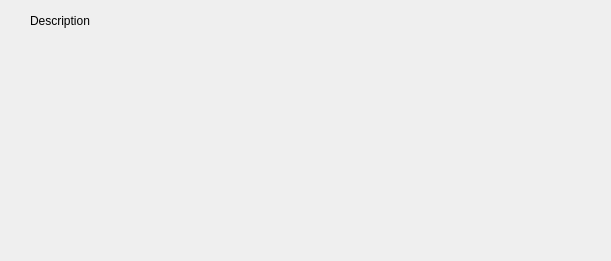
<?xml version="1.0" encoding="UTF-8"?>
<ui version="4.0">
 <class>Form</class>
 <widget class="QWidget" name="Form">
  <property name="geometry">
   <rect>
    <x>0</x>
    <y>0</y>
    <width>611</width>
    <height>261</height>
   </rect>
  </property>
  <property name="maximumSize">
   <size>
    <width>611</width>
    <height>261</height>
   </size>
  </property>
  <property name="windowTitle">
   <string>Form</string>
  </property>
  <widget class="QLabel" name="label">
   <property name="geometry">
    <rect>
     <x>30</x>
     <y>10</y>
     <width>61</width>
     <height>21</height>
    </rect>
   </property>
   <property name="text">
    <string>Description</string>
   </property>
  </widget>
 </widget>
 <resources/>
 <connections/>
</ui>
